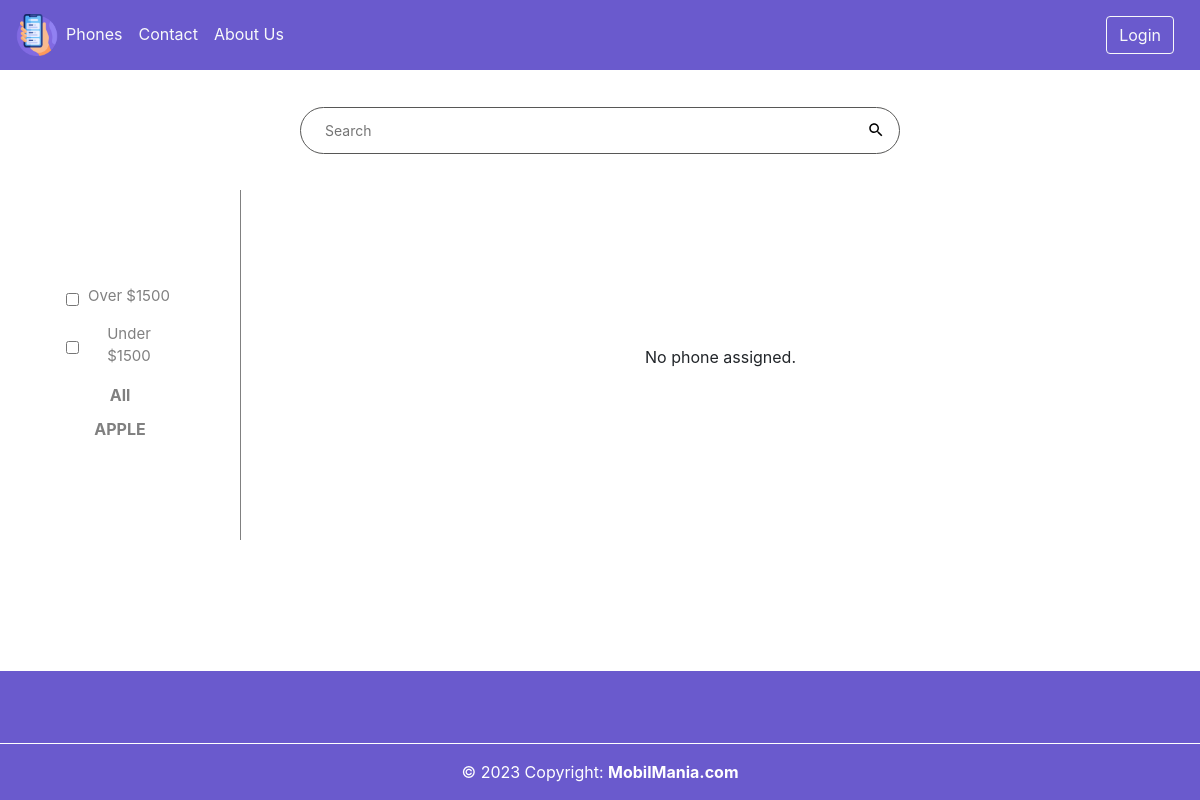
The page /phones.php on the database as committed earlier.
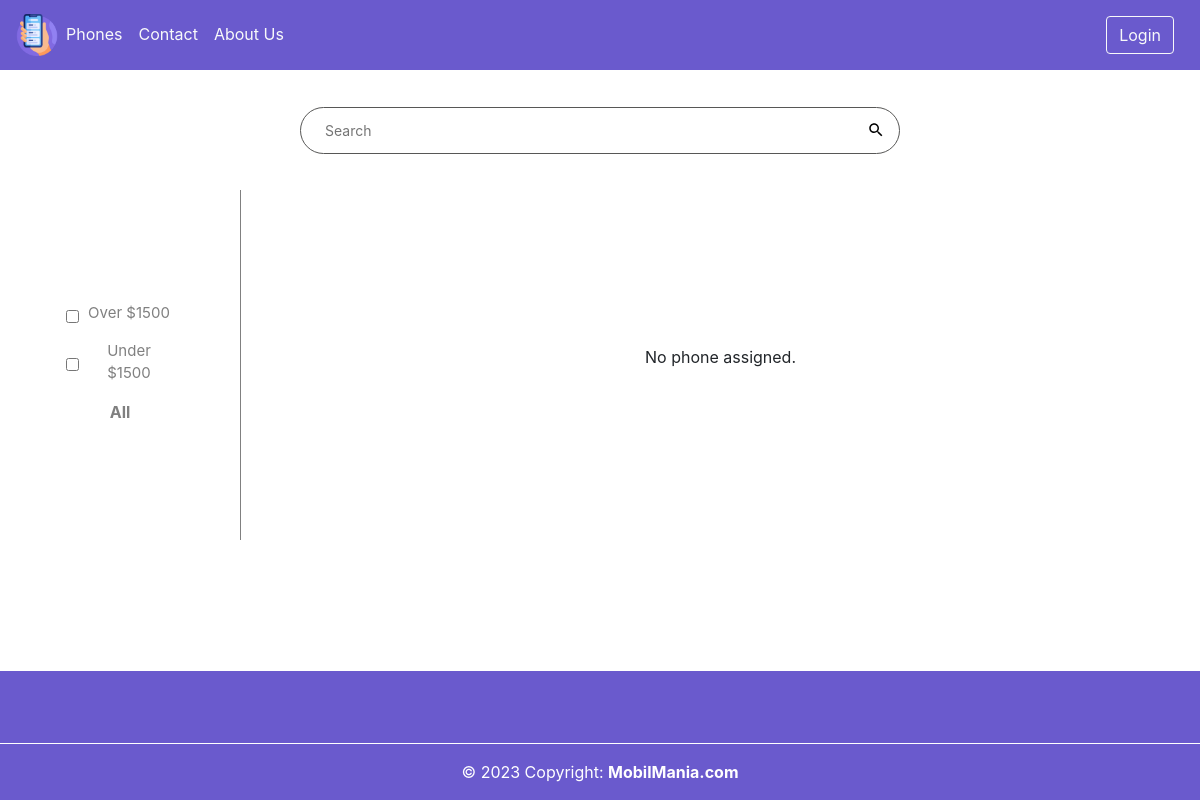
The same page on the database as committed later.
### tables this page shows
CREATE TABLE `manufacturers` (
  `id_manufacturer` int(11) NOT NULL,
  `manufacturer` varchar(255) NOT NULL
);

### phones.php (the view, shortened to what this page needs)
<!doctype html>
<html lang="en">
<head>
    <link rel="stylesheet" href="https://use.fontawesome.com/releases/v5.3.1/css/all.css">
</head>
<body>
<div class="nav-phones">
    <?php include "includes/nav.php";
    $conn = connectDatabase($dsn, $pdoOptions);
    $sql = "SELECT * FROM phones WHERE visible = 1  ORDER BY price ASC";
    $stmt = $conn->prepare($sql);
    $stmt->execute();
    $results = $stmt->fetchAll(PDO::FETCH_ASSOC);
    ?>
</div>
<div class="searcher-product">
    <div class="search__container" style="width: 50%">
        <input class="search__input" type="text" id="searchInput" placeholder="Search">
        <div class="search__icon"></div>
    </div>
</div>
<div class="asd">
    <div class="filter">
        <?php
        $sqlManufacturers = "SELECT DISTINCT manufacturers.id_manufacturer, manufacturers.manufacturer
                     FROM manufacturers
                     JOIN phones ON manufacturers.id_manufacturer = phones.id_manufacturer";
        $stmtManufacturers = $conn->prepare($sqlManufacturers);
        $stmtManufacturers->execute();
        $manufacturers = $stmtManufacturers->fetchAll(PDO::FETCH_ASSOC);
        ?>
        <div style="width: 100%; height: auto;  text-align: center;">
        <ul style="text-align: center; list-style: none;">
            <li>
                <a  href="#" onclick="updateManufacturerFilter('all')">All</a>
            </li>
            <?php foreach ($manufacturers as $manufacturer): ?>
                <li>
                    <a href="#" onclick="updateManufacturerFilter('<?php echo $manufacturer['id_manufacturer']; ?>')">
                        <?php echo $manufacturer['manufacturer']; ?>
                    </a>
                </li>
            <?php endforeach; ?>
        </ul>
        </div>
        <div class="checkbox-container">
            <input type="checkbox" id="below1500" onchange="updateFilter('below1500')">
            <label for="below1500">Under $1500</label>
        </div>
        <div class="checkbox-container">
            <input type="checkbox" id="above1500" onchange="updateFilter('above1500')">
            <label for="above1500">Over $1500</label>
        </div>
    </div>
    <div class="product-phones">
        <?php if ($stmt->rowCount() > 0): ?>
            <?php foreach ($results as $row): ?>
                <div class="kartya" data-manufacturer-id="<?php echo $row['id_manufacturer']; ?>">
                    <?php
                    $id_phone = $row["id_phone"];
                    $id_manufacturer = $row["id_manufacturer"];
                    $sql1 = "SELECT * FROM manufacturers WHERE id_manufacturer = '$id_manufacturer'";
                    $res1 = $conn->query($sql1);
                    $rows1 = $res1->fetchAll();
                    $manufacturer_name2 = "";
                    if (count($rows1) >= 1) {
                        foreach ($rows1 as $row1) {
                            $manufacturer_name2 = $row1["manufacturer"];
                        }
                    }
                    $sql2 = "SELECT * FROM colors WHERE id_phone = '$id_phone'";
                    $res2 = $conn->query($sql2);
                    $rows2 = $res2->fetchAll();
                    $color = "";
                    if (count($rows2) >= 1) {
                        $color = $rows2[0]["color"];
                    }
                    if (file_exists("phone-img/" . $manufacturer_name2 . "/" . $id_phone . "/1-" . $color . ".jpg")) {
                        $img_name = "phone-img/" . $manufacturer_name2 . "/" . $id_phone . "/1-" . $color . ".jpg";
                    }
                    if (file_exists("phone-img/" . $manufacturer_name2 . "/" . $id_phone . "/1-" . $color . ".jpeg")) {
                        $img_name = "phone-img/" . $manufacturer_name2 . "/" . $id_phone . "/1-" . $color . ".jpeg";
                    }
                    if (file_exists("phone-img/" . $manufacturer_name2 . "/" . $id_phone . "/1-" . $color . ".png")) {
                        $img_name = "phone-img/" . $manufacturer_name2 . "/" . $id_phone . "/1-" . $color . ".png";
                    }
                    ?>
                    <div class="kepDoboz">
                        <img src="<?php echo $img_name; ?>" alt="" class="eger">
                    </div>
                    <div class="tartalomDoboz">
                        <h3><?php echo $row["model"]; ?></h3>
                        <h2 class="ar"><?php echo $row["price"]; ?>.<small>00</small> €</h2>
                        <a href="product.php?id_phone=<?php echo $id_phone; ?>" class="vasarlas">Watch now</a>
                    </div>
                </div>
            <?php endforeach; ?>
        <?php else: ?>
            <div style="width: 100%; height: 350px;display: flex; justify-content: center; align-items: center">
                <p style="text-align: center;">No phone assigned.</p>
            </div>
        <?php endif; ?>
    </div>
</div>
<?php include "includes/footer.php"; ?>
</body>
</html>

### includes/nav.php (shortened to what this page needs)
<?php
$currentPage = basename($_SERVER['PHP_SELF']);
?>
<!DOCTYPE html>
<html>
<head>
    <link rel="stylesheet" href="https://cdn.jsdelivr.net/npm/bootstrap@4.0.0/dist/css/bootstrap.min.css">
    <link rel="stylesheet" href="styles/style.css">
</head>
<body>
<nav class="navbar navbar-expand-lg navbar-light">
    <div class="collapse navbar-collapse" id="navbarSupportedContent">
        <ul class="navbar-nav mr-auto">
            <?php if ($currentPage !== "index.php"): ?>
                <li class="nav-item active">
                    <a href="index.php"><img src="img/MobileMania.png" width="42" height="42"></a>
                </li>
            <?php endif; ?>
            <li class="nav-item">
                <a class="nav-link text-light" href="phones.php">Phones</a>
            </li>
            <li class="nav-item">
                <a class="nav-link text-light" href="contact.php">Contact</a>
            </li>
            <li class="nav-item">
                <a class="nav-link text-light" href="about_us.php">About Us</a>
            </li>
        </ul>
        <form class="form-inline my-2 my-lg-0">
            <span class="navbar-text">
            <?php if (isset($_SESSION["id_user"]))
            {
                echo '<a href="profile.php" style="margin-right:15px" class="text-light">' . $_SESSION["un"] . '</a>';
                echo '<button style="margin-right: 10px" class="btn btn-outline-light my-2 my-sm-0" type="submit"><a href="logout.php" style="all: unset;">Logout</a></button>';
            }
            else
            {
                echo '<button style="margin-right: 10px" class="btn btn-outline-light my-2 my-sm-0" type="submit" onclick="showPopup()">Login</button>';
            }
            ?>
            </span>
        </form>
    </div>
</nav>
</body>
</html>

### includes/footer.php (shortened to what this page needs)
<footer class="bg-dark text-center text-white"  style="background-color:#6A5ACD !important;">
    <div class="container p-4 pb-0"  style="background-color:#6A5ACD;">
        <section class="">
            <form action="news_letter.php" method="POST">
                <div class="row d-flex justify-content-center" style="background-color:#6A5ACD;">
                    <div class="col-auto">
                    </div>
                </div>
            </form>
        </section>
    </div>
    <div class="text-center p-3" style="background-color:#6A5ACD; border-top: 1px solid #ffffff">
        © 2023 Copyright:
        <a class="text-white" href="index.php"><b>MobilMania.com</b></a>
    </div>
</footer>

### styles/style.css (style rules this page uses)
body { margin: 0; }
label { display: block; margin-bottom: 5px; font-size: 15px; }
.nav-phones { width: 100%; background-color: #6A5ACD; }
.searcher-product { width: 100%; height: 120px; display: flex; text-align: center; justify-content: center; align-items: center; }
.search__container { position: relative; }
.search__icon { position: absolute; top: 50%; right: 15px; transform: translateY(-50%); width: 18px; height: 18px; background-repeat: no-repeat; background-size: 100% 100%; cursor: pointer; }
.search__input { width: 100%; padding: 12px 24px; font-size: 14px; border-radius: 50px; border: 1px solid #575756; cursor: text; }
.product-phones { display: flex; flex-wrap: wrap; justify-content: center; align-items: center; width: 80%; margin-bottom: 3.5rem; border-left: 1px solid gray; }
.filter { width: 20%; height: auto; display: flex; align-items: flex-start; justify-content: center; flex-direction: column-reverse; margin: auto; padding-bottom: 60px; }
.filter div { margin-bottom: 10px; }
.asd { width: 100%; height: auto; display: flex; }
@media only screen and (max-width: 1270px) { html { height: 100%; } }
@media only screen and (max-width: 1270px) { body { overflow: visible; } }
@media only screen and (max-width: 1270px) { .nav-item img { display: inline; } }

### phones.php (style rules this page uses)
.filter { width: 100%; height: auto; text-align: center; background-color: #ffffff; color: gray; padding: 20px; }
.filter ul { list-style: none; padding: 0; margin: 0; }
.filter li { margin-bottom: 10px; }
.filter a { color: gray; text-decoration: none; font-weight: bold; font-size: 16px; }
.checkbox-container { display: flex; align-items: center; justify-content: center; margin-bottom: 10px; width: 100%; }
.checkbox-container label { margin-left: 5px; width: 90px; }

### includes/footer.php (style rules this page uses)
html { height: 100%; box-sizing: border-box; }
body { position: relative; margin: 0; min-height: 100%; padding-bottom: 8rem ; box-sizing: inherit; }
footer { position: absolute; right: 0; left: 0; bottom: 0; }

Rows that differ between the two databases and show on the page:
removed manufacturers: manufacturer "APPLE"
